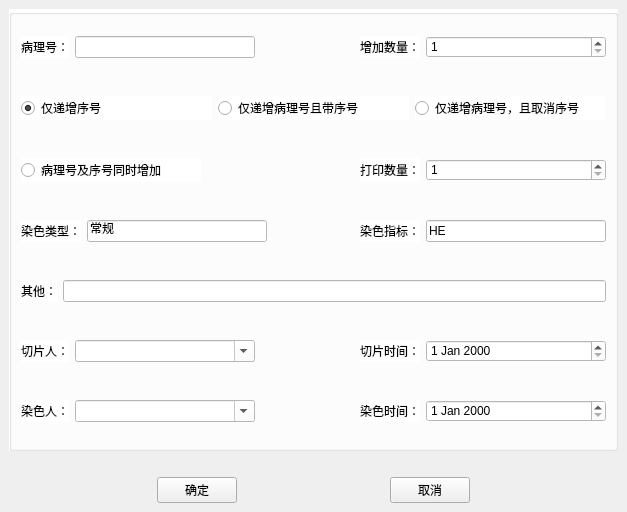
<?xml version="1.0" encoding="UTF-8"?>
<ui version="4.0">
 <class>newmorenormalslice</class>
 <widget class="QMainWindow" name="newmorenormalslice">
  <property name="geometry">
   <rect>
    <x>0</x>
    <y>0</y>
    <width>627</width>
    <height>512</height>
   </rect>
  </property>
  <property name="minimumSize">
   <size>
    <width>627</width>
    <height>512</height>
   </size>
  </property>
  <property name="maximumSize">
   <size>
    <width>627</width>
    <height>512</height>
   </size>
  </property>
  <property name="windowTitle">
   <string>MainWindow</string>
  </property>
  <widget class="QWidget" name="centralwidget">
   <layout class="QVBoxLayout" name="verticalLayout_4">
    <item>
     <layout class="QVBoxLayout" name="verticalLayout_3">
      <item>
       <widget class="QGroupBox" name="groupBox">
        <property name="styleSheet">
         <string notr="true">background-color: rgb(255, 255, 255);</string>
        </property>
        <property name="title">
         <string/>
        </property>
        <layout class="QVBoxLayout" name="verticalLayout_2">
         <item>
          <layout class="QVBoxLayout" name="verticalLayout">
           <item>
            <layout class="QHBoxLayout" name="horizontalLayout">
             <item>
              <widget class="QLabel" name="label">
               <property name="text">
                <string>病理号：</string>
               </property>
              </widget>
             </item>
             <item>
              <widget class="QLineEdit" name="lineEditBlNumber">
               <property name="minimumSize">
                <size>
                 <width>180</width>
                 <height>0</height>
                </size>
               </property>
               <property name="maximumSize">
                <size>
                 <width>180</width>
                 <height>16777215</height>
                </size>
               </property>
              </widget>
             </item>
             <item>
              <spacer name="horizontalSpacer_11">
               <property name="orientation">
                <enum>Qt::Horizontal</enum>
               </property>
               <property name="sizeHint" stdset="0">
                <size>
                 <width>40</width>
                 <height>20</height>
                </size>
               </property>
              </spacer>
             </item>
             <item>
              <widget class="QLabel" name="label_2">
               <property name="text">
                <string>增加数量：</string>
               </property>
              </widget>
             </item>
             <item>
              <widget class="QSpinBox" name="spinBoxNumber">
               <property name="minimumSize">
                <size>
                 <width>180</width>
                 <height>0</height>
                </size>
               </property>
               <property name="maximumSize">
                <size>
                 <width>180</width>
                 <height>16777215</height>
                </size>
               </property>
               <property name="minimum">
                <number>1</number>
               </property>
               <property name="maximum">
                <number>1000000000</number>
               </property>
              </widget>
             </item>
            </layout>
           </item>
           <item>
            <spacer name="horizontalSpacer">
             <property name="orientation">
              <enum>Qt::Horizontal</enum>
             </property>
             <property name="sizeHint" stdset="0">
              <size>
               <width>40</width>
               <height>20</height>
              </size>
             </property>
            </spacer>
           </item>
           <item>
            <layout class="QHBoxLayout" name="horizontalLayout_2">
             <item>
              <widget class="QRadioButton" name="radioButtonAddBLNumber">
               <property name="text">
                <string>仅递增序号</string>
               </property>
               <property name="checked">
                <bool>true</bool>
               </property>
              </widget>
             </item>
             <item>
              <widget class="QRadioButton" name="radioButtonAddBlAndCode">
               <property name="text">
                <string>仅递增病理号且带序号</string>
               </property>
              </widget>
             </item>
             <item>
              <widget class="QRadioButton" name="radioButtonAddBlAndCancel">
               <property name="minimumSize">
                <size>
                 <width>180</width>
                 <height>0</height>
                </size>
               </property>
               <property name="text">
                <string>仅递增病理号，且取消序号</string>
               </property>
              </widget>
             </item>
            </layout>
           </item>
           <item>
            <spacer name="horizontalSpacer_2">
             <property name="orientation">
              <enum>Qt::Horizontal</enum>
             </property>
             <property name="sizeHint" stdset="0">
              <size>
               <width>40</width>
               <height>20</height>
              </size>
             </property>
            </spacer>
           </item>
           <item>
            <layout class="QHBoxLayout" name="horizontalLayout_3">
             <item>
              <widget class="QRadioButton" name="radioButtonAddAll">
               <property name="minimumSize">
                <size>
                 <width>180</width>
                 <height>0</height>
                </size>
               </property>
               <property name="maximumSize">
                <size>
                 <width>180</width>
                 <height>16777215</height>
                </size>
               </property>
               <property name="text">
                <string>病理号及序号同时增加</string>
               </property>
              </widget>
             </item>
             <item>
              <spacer name="horizontalSpacer_12">
               <property name="orientation">
                <enum>Qt::Horizontal</enum>
               </property>
               <property name="sizeHint" stdset="0">
                <size>
                 <width>40</width>
                 <height>20</height>
                </size>
               </property>
              </spacer>
             </item>
             <item>
              <widget class="QLabel" name="label_4">
               <property name="text">
                <string>打印数量：</string>
               </property>
              </widget>
             </item>
             <item>
              <widget class="QSpinBox" name="spinBoxPrintNumber">
               <property name="minimumSize">
                <size>
                 <width>180</width>
                 <height>0</height>
                </size>
               </property>
               <property name="maximumSize">
                <size>
                 <width>180</width>
                 <height>16777215</height>
                </size>
               </property>
               <property name="minimum">
                <number>1</number>
               </property>
               <property name="maximum">
                <number>1000000000</number>
               </property>
              </widget>
             </item>
            </layout>
           </item>
           <item>
            <spacer name="horizontalSpacer_3">
             <property name="orientation">
              <enum>Qt::Horizontal</enum>
             </property>
             <property name="sizeHint" stdset="0">
              <size>
               <width>40</width>
               <height>20</height>
              </size>
             </property>
            </spacer>
           </item>
           <item>
            <layout class="QHBoxLayout" name="horizontalLayout_5">
             <item>
              <widget class="QLabel" name="label_5">
               <property name="text">
                <string>染色类型：</string>
               </property>
              </widget>
             </item>
             <item>
              <widget class="QLineEdit" name="lineEditRSType">
               <property name="minimumSize">
                <size>
                 <width>180</width>
                 <height>0</height>
                </size>
               </property>
               <property name="maximumSize">
                <size>
                 <width>180</width>
                 <height>16777215</height>
                </size>
               </property>
               <property name="text">
                <string>常规</string>
               </property>
              </widget>
             </item>
             <item>
              <spacer name="horizontalSpacer_13">
               <property name="orientation">
                <enum>Qt::Horizontal</enum>
               </property>
               <property name="sizeHint" stdset="0">
                <size>
                 <width>40</width>
                 <height>20</height>
                </size>
               </property>
              </spacer>
             </item>
             <item>
              <widget class="QLabel" name="label_6">
               <property name="text">
                <string>染色指标：</string>
               </property>
              </widget>
             </item>
             <item>
              <widget class="QLineEdit" name="lineEditRSIndex">
               <property name="minimumSize">
                <size>
                 <width>180</width>
                 <height>0</height>
                </size>
               </property>
               <property name="maximumSize">
                <size>
                 <width>180</width>
                 <height>16777215</height>
                </size>
               </property>
               <property name="text">
                <string>HE</string>
               </property>
              </widget>
             </item>
            </layout>
           </item>
           <item>
            <spacer name="horizontalSpacer_4">
             <property name="orientation">
              <enum>Qt::Horizontal</enum>
             </property>
             <property name="sizeHint" stdset="0">
              <size>
               <width>40</width>
               <height>20</height>
              </size>
             </property>
            </spacer>
           </item>
           <item>
            <layout class="QHBoxLayout" name="horizontalLayout_4">
             <item>
              <widget class="QLabel" name="label_11">
               <property name="text">
                <string>其他：</string>
               </property>
              </widget>
             </item>
             <item>
              <widget class="QLineEdit" name="lineEditOther"/>
             </item>
            </layout>
           </item>
           <item>
            <spacer name="horizontalSpacer_5">
             <property name="orientation">
              <enum>Qt::Horizontal</enum>
             </property>
             <property name="sizeHint" stdset="0">
              <size>
               <width>40</width>
               <height>20</height>
              </size>
             </property>
            </spacer>
           </item>
           <item>
            <layout class="QHBoxLayout" name="horizontalLayout_6">
             <item>
              <widget class="QLabel" name="label_7">
               <property name="text">
                <string>切片人：</string>
               </property>
              </widget>
             </item>
             <item>
              <widget class="QComboBox" name="comboBoxQPPeople">
               <property name="minimumSize">
                <size>
                 <width>180</width>
                 <height>0</height>
                </size>
               </property>
               <property name="maximumSize">
                <size>
                 <width>180</width>
                 <height>16777215</height>
                </size>
               </property>
               <property name="editable">
                <bool>true</bool>
               </property>
              </widget>
             </item>
             <item>
              <spacer name="horizontalSpacer_14">
               <property name="orientation">
                <enum>Qt::Horizontal</enum>
               </property>
               <property name="sizeHint" stdset="0">
                <size>
                 <width>40</width>
                 <height>20</height>
                </size>
               </property>
              </spacer>
             </item>
             <item>
              <widget class="QLabel" name="label_9">
               <property name="text">
                <string>切片时间：</string>
               </property>
              </widget>
             </item>
             <item>
              <widget class="QDateEdit" name="dateEditQPTime">
               <property name="minimumSize">
                <size>
                 <width>180</width>
                 <height>0</height>
                </size>
               </property>
               <property name="maximumSize">
                <size>
                 <width>180</width>
                 <height>16777215</height>
                </size>
               </property>
              </widget>
             </item>
            </layout>
           </item>
           <item>
            <spacer name="horizontalSpacer_6">
             <property name="orientation">
              <enum>Qt::Horizontal</enum>
             </property>
             <property name="sizeHint" stdset="0">
              <size>
               <width>40</width>
               <height>20</height>
              </size>
             </property>
            </spacer>
           </item>
           <item>
            <layout class="QHBoxLayout" name="horizontalLayout_7">
             <item>
              <widget class="QLabel" name="label_8">
               <property name="text">
                <string>染色人：</string>
               </property>
              </widget>
             </item>
             <item>
              <widget class="QComboBox" name="comboBoxRSPeople">
               <property name="minimumSize">
                <size>
                 <width>180</width>
                 <height>0</height>
                </size>
               </property>
               <property name="maximumSize">
                <size>
                 <width>180</width>
                 <height>16777215</height>
                </size>
               </property>
               <property name="editable">
                <bool>true</bool>
               </property>
              </widget>
             </item>
             <item>
              <spacer name="horizontalSpacer_15">
               <property name="orientation">
                <enum>Qt::Horizontal</enum>
               </property>
               <property name="sizeHint" stdset="0">
                <size>
                 <width>40</width>
                 <height>20</height>
                </size>
               </property>
              </spacer>
             </item>
             <item>
              <widget class="QLabel" name="label_10">
               <property name="text">
                <string>染色时间：</string>
               </property>
              </widget>
             </item>
             <item>
              <widget class="QDateEdit" name="dateEditRSTime">
               <property name="minimumSize">
                <size>
                 <width>180</width>
                 <height>0</height>
                </size>
               </property>
               <property name="maximumSize">
                <size>
                 <width>180</width>
                 <height>16777215</height>
                </size>
               </property>
              </widget>
             </item>
            </layout>
           </item>
          </layout>
         </item>
        </layout>
       </widget>
      </item>
      <item>
       <spacer name="horizontalSpacer_10">
        <property name="orientation">
         <enum>Qt::Horizontal</enum>
        </property>
        <property name="sizeHint" stdset="0">
         <size>
          <width>40</width>
          <height>20</height>
         </size>
        </property>
       </spacer>
      </item>
      <item>
       <layout class="QHBoxLayout" name="horizontalLayout_8">
        <item>
         <spacer name="horizontalSpacer_7">
          <property name="orientation">
           <enum>Qt::Horizontal</enum>
          </property>
          <property name="sizeHint" stdset="0">
           <size>
            <width>40</width>
            <height>20</height>
           </size>
          </property>
         </spacer>
        </item>
        <item>
         <widget class="QPushButton" name="pushButtonOk">
          <property name="text">
           <string>确定</string>
          </property>
         </widget>
        </item>
        <item>
         <spacer name="horizontalSpacer_8">
          <property name="orientation">
           <enum>Qt::Horizontal</enum>
          </property>
          <property name="sizeHint" stdset="0">
           <size>
            <width>40</width>
            <height>20</height>
           </size>
          </property>
         </spacer>
        </item>
        <item>
         <widget class="QPushButton" name="pushButtonCancel">
          <property name="text">
           <string>取消</string>
          </property>
         </widget>
        </item>
        <item>
         <spacer name="horizontalSpacer_9">
          <property name="orientation">
           <enum>Qt::Horizontal</enum>
          </property>
          <property name="sizeHint" stdset="0">
           <size>
            <width>40</width>
            <height>20</height>
           </size>
          </property>
         </spacer>
        </item>
       </layout>
      </item>
     </layout>
    </item>
   </layout>
  </widget>
 </widget>
 <resources/>
 <connections/>
</ui>
